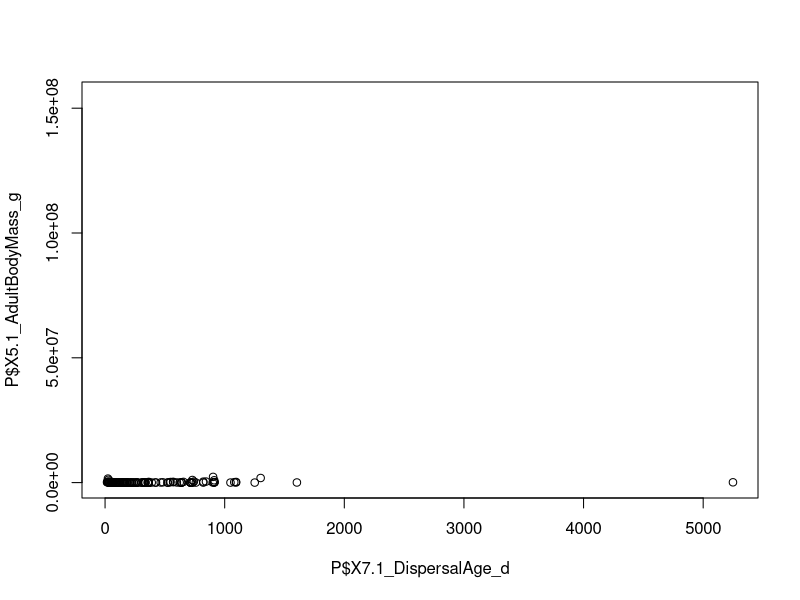
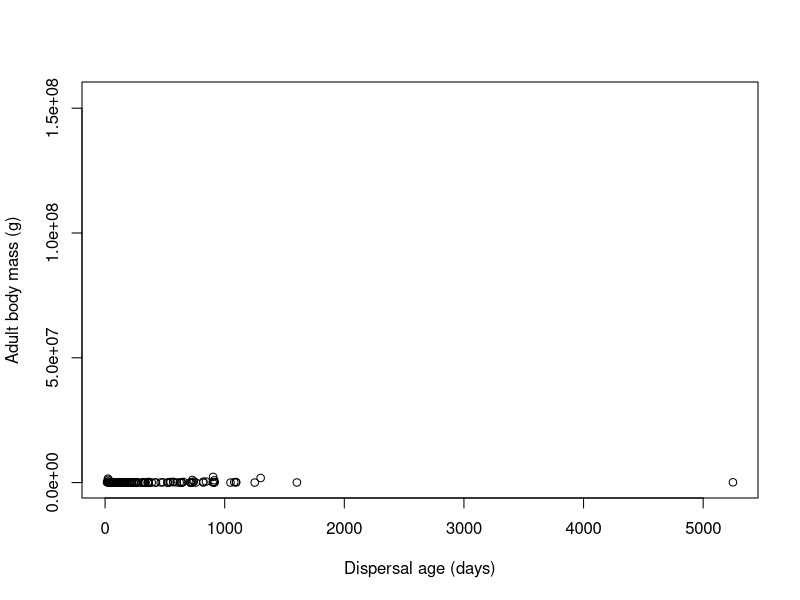
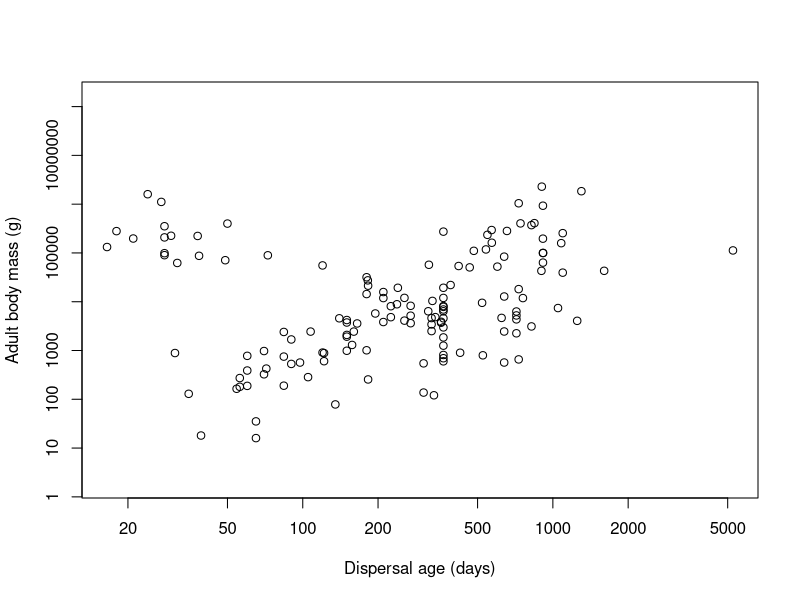
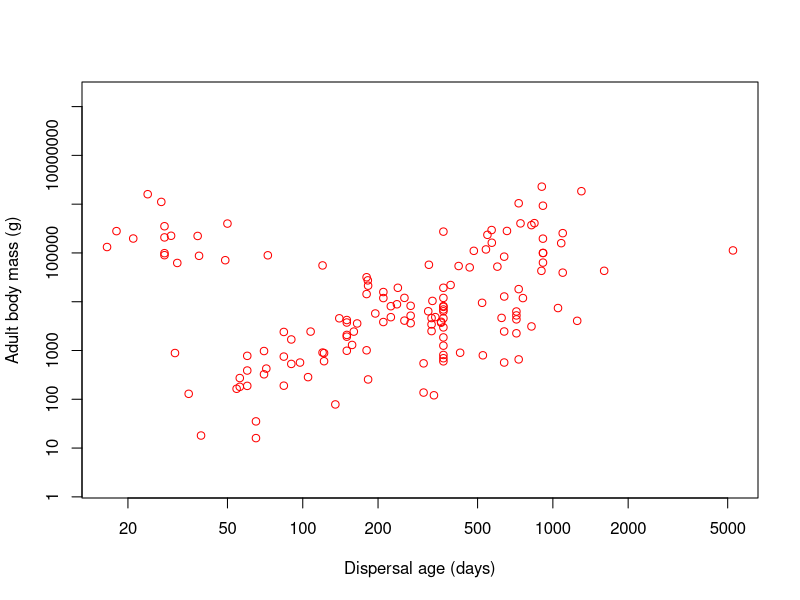
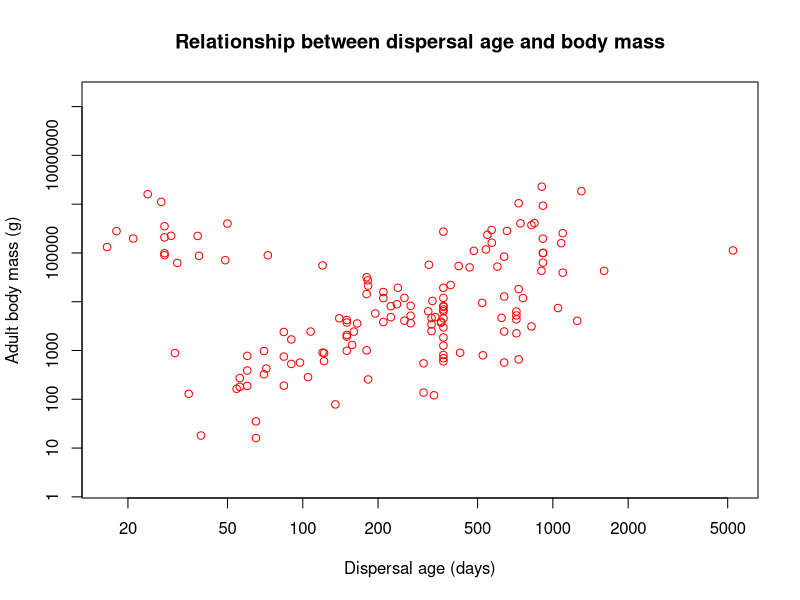
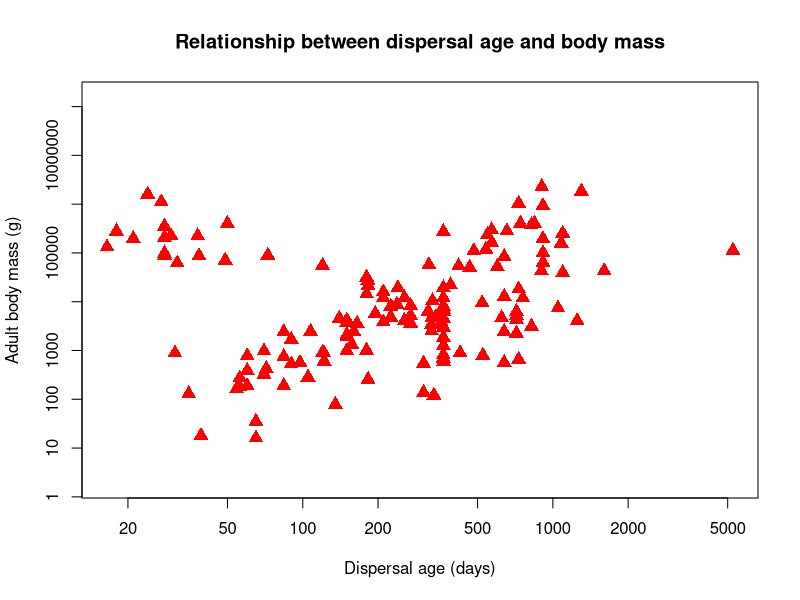
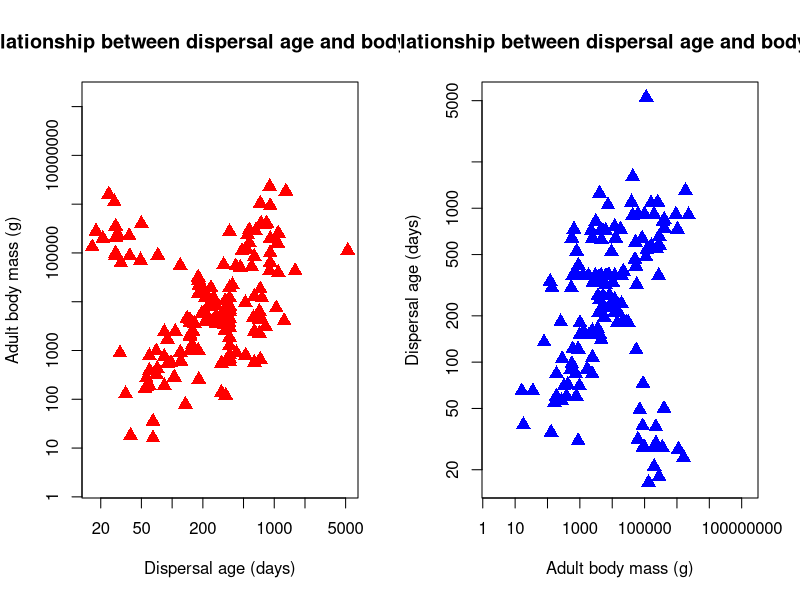

Here is the R script that generated these plots, in order:
## ---- chunk 1
knitr::opts_chunk$set(echo = TRUE)
## ---- chunk 2
#####read in PanTHERIA data (source: http://esapubs.org/archive/ecol/e090/184/#data) 
P <- read.csv("PanTHERIA_1-0_WR05_Aug2008.csv", header=TRUE)
## ---- chunk 3
#replace
P = replace(P, P==-999, NA)
## ---- chunk 4
plot(P$X7.1_DispersalAge_d, P$X5.1_AdultBodyMass_g)
## ---- chunk 5
plot(P$X7.1_DispersalAge_d, P$X5.1_AdultBodyMass_g, 
     xlab = "Dispersal age (days)",
     ylab = "Adult body mass (g)")
## ---- chunk 6
#this Stack Overflow thread goes over how to change how numbers appear; one option is to change options(scipen=X)
#https://stackoverflow.com/questions/5963047/do-not-want-scientific-notation-on-plot-axis
options(scipen=5)
plot(P$X7.1_DispersalAge_d, P$X5.1_AdultBodyMass_g, 
     xlab = "Dispersal age (days)",
     ylab = "Adult body mass (g)",
     log = "xy")
## ---- chunk 7
options(scipen=5)#change scientific to decimal
plot(P$X7.1_DispersalAge_d, P$X5.1_AdultBodyMass_g, 
     xlab = "Dispersal age (days)",
     ylab = "Adult body mass (g)",
     log = "xy",
     col = "red")
## ---- chunk 8
options(scipen=5)#change scientific to decimal
plot(P$X7.1_DispersalAge_d, P$X5.1_AdultBodyMass_g, 
     xlab = "Dispersal age (days)",
     ylab = "Adult body mass (g)",
     log = "xy",
     col = "red",
     main = "Relationship between dispersal age and body mass")
## ---- chunk 9
options(scipen=5)#change scientific to decimal
plot(P$X7.1_DispersalAge_d, P$X5.1_AdultBodyMass_g, 
     xlab = "Dispersal age (days)",
     ylab = "Adult body mass (g)",
     log = "xy",
     col = "red", pch = 17, cex = 1.5,#pch: shape; cex: size
     main = "Relationship between dispersal age and body mass")
## ---- chunk 10
options(scipen=5)#change scientific to decimal
# specify (n.rows, n.columns)
par(mfrow = c(1, 2))  #one row, two columns
plot(P$X7.1_DispersalAge_d, P$X5.1_AdultBodyMass_g, 
     xlab = "Dispersal age (days)",ylab = "Adult body mass (g)",
     log = "xy", col = "red", pch = 17, cex = 1.5,#pch: shape; cex: size
     main = "Relationship between dispersal age and body mass")
plot(P$X5.1_AdultBodyMass_g, P$X7.1_DispersalAge_d, 
     ylab = "Dispersal age (days)", xlab = "Adult body mass (g)",
     log = "xy", col = "blue", pch = 17, cex = 1.5,#pch: shape; cex: size
     main = "Relationship between dispersal age and body mass")

